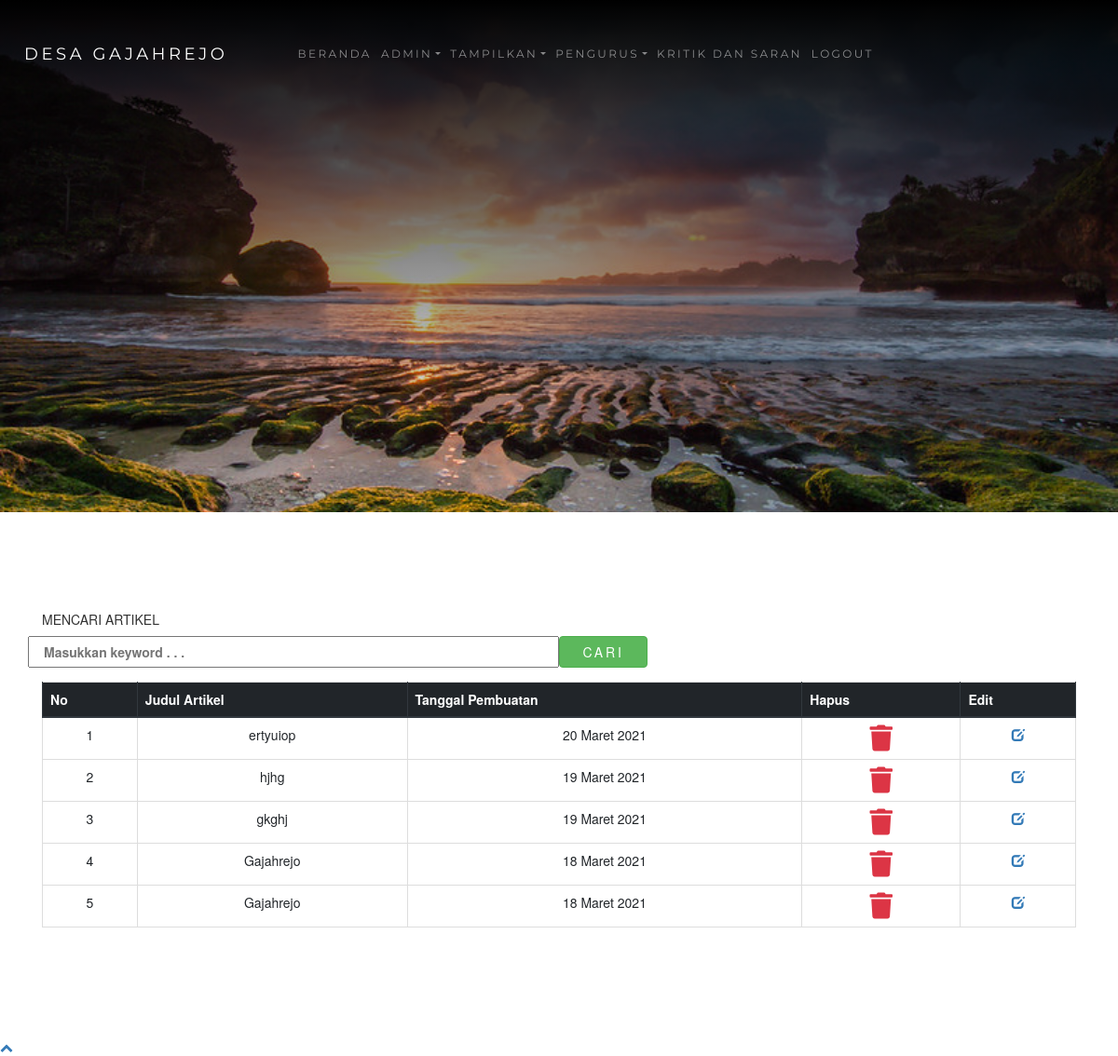
The app's page /admin.php?halaman=artikel1 (signed in) with its own data.
### tables this page shows
CREATE TABLE `artikel` (
  `id` int(11) NOT NULL,
  `tanggal` date NOT NULL,
  `judul` varchar(300) NOT NULL,
  `isi` text NOT NULL,
  `gambar` varchar(100) NOT NULL
);

### functions.php (called while the page is built, shortened)
<?php
$conn = mysqli_connect("localhost", "root", "", "ta_web");
function query($query)
{
    global $conn;
    $result = mysqli_query($conn, $query);
    $rows = [];
    while ($row = mysqli_fetch_assoc($result)) {
        $rows[] = $row;
    }
    return $rows;
}
function tgl_indo($tanggal)
{
    $bulan = array(
        1 =>   'Januari',
        'Februari',
        'Maret',
        'April',
        'Mei',
        'Juni',
        'Juli',
        'Agustus',
        'September',
        'Oktober',
        'November',
        'Desember'
    );
    $pecahkan = explode('-', $tanggal);
    return $pecahkan[2] . ' ' . $bulan[(int) $pecahkan[1]] . ' ' . $pecahkan[0];
}

### tampil_artikel.php (the view, shortened to what this page needs)
<?php
require 'functions.php';
$artikel = query("SELECT * FROM artikel ORDER BY id DESC");
?>
<!DOCTYPE html>
<html lang="en">
<head>
</head>
<body>
    <div class="inner-page">
        <div class="slider-item" style="background-image: url('images/bg_admin.jpg');">
            <div class="container">
                <div class="row slider-text align-items-center justify-content-center">
                </div>
            </div>
        </div>
    </div>
    <section class="section blog">
        <div class="container">
            <form action="" method="post">
                <div class="form-group row font-weight-bold text-uppercase">
                    <h5 class="col-sm-12">Mencari Artikel</h5>
                    <input type="text" class="col-sm-6" placeholder="Masukkan keyword . . ." name="keyword" id="keyword" autocomplete="off">
                    <button type="submit" class="col-sm-1 btn btn-success" name="cari">Cari</button>
                </div>
            </form>
            <table class="table table-bordered text-center">
                <thead class="thead-dark">
                    <tr class="text-center">
                        <th>No</th>
                        <th>Judul Artikel</th>
                        <th>Tanggal Pembuatan </th>
                        <th>Hapus</th>
                        <th>Edit</th>
                    </tr>
                </thead>
                <?php $i = 1; ?>
                <tbody>
                    <?php foreach ($artikel as $row) : ?>
                        <tr>
                            <td><?= $i; ?></td>
                            <td><?= $row["judul"] ?></td>
                            <td><?= tgl_indo($row["tanggal"]); ?></td>
                            <td><a href="hapus.php?id=<?= $row["id"]; ?>&hapus=artikel1" onclick="return confirm('Mau dihapus ?')"><i class="fas fa-trash text-danger fa-2x"></i></a></td>
                            <td><a id="edit" class="edit ml10 " href="javascript:void(0)" title="Edit" ><i class="glyphicon glyphicon-edit"></i></a></td>
                        </tr>
                        <?php $i++; ?>
                    <?php endforeach; ?>
                </tbody>
            </table>
        </div>
    </section>
</body>
</html>

### records on screen
artikel: judul "ertyuiop", tanggal "20 Maret 2021"
artikel: judul "hjhg", tanggal "19 Maret 2021"
artikel: judul "gkghj", tanggal "19 Maret 2021"
artikel: judul "Gajahrejo", tanggal "18 Maret 2021"
artikel: judul "Gajahrejo", tanggal "18 Maret 2021"
